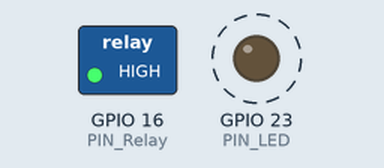
A sketch run on a simulated ESP32. Shown: switched loads named in the sketch (green lamp = pin HIGH), output pins drawn as LEDs (lit = HIGH). Dashed ring = blinking.

Above: at 0.5 s.
Timing chart, 0 to 4.6 s (numbered marks = the images above):
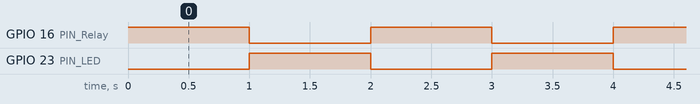

The sketch:

01_Blink_Relay_LED.ino
```cpp
/*
  01_Blink_Relay_LED

  This example turns ON and OFF the LED and the Relay alternatingly included in the
  LCTECH ESP32 SINGLE RELAY MODULE X1 Development Board.

  GPIO16:  Relay
  GPIO23:  LED

  turkerdolapci
*/

// define pin numbers as constant variables
// using unsigned 8 bit integer (uint8_t or byte) is reasonable, it can get integer values between 0 and 255.
const byte PIN_Relay=16;
const byte PIN_LED=23;

void setup() {
  // put your setup code here, to run once:

  // initialize digital GPIO[PIN_Relay] and GPIO[PIN_LED] as output
  pinMode(PIN_Relay, OUTPUT);
  pinMode(PIN_LED, OUTPUT);

}

void loop() {
  // put your main code here, to run repeatedly:

  digitalWrite(PIN_Relay, HIGH);  // turn the Relay on by making the voltage HIGH
  digitalWrite(PIN_LED, LOW);     // turn the LED off by making the voltage LOW
  delay(1000);                    // wait 1000 msec (1 sec)

  digitalWrite(PIN_Relay, LOW);   // turn the Relay off by making the voltage LOW
  digitalWrite(PIN_LED, HIGH);    // turn the LED on by making the voltage HIGH
  delay(1000);                    // wait 1000 msec (1 sec)

}
```

Measured:
- by itself, GPIO 16 (PIN_Relay), GPIO 23 (PIN_LED): alternates HIGH for 1.0 s and LOW for 1.0 s
